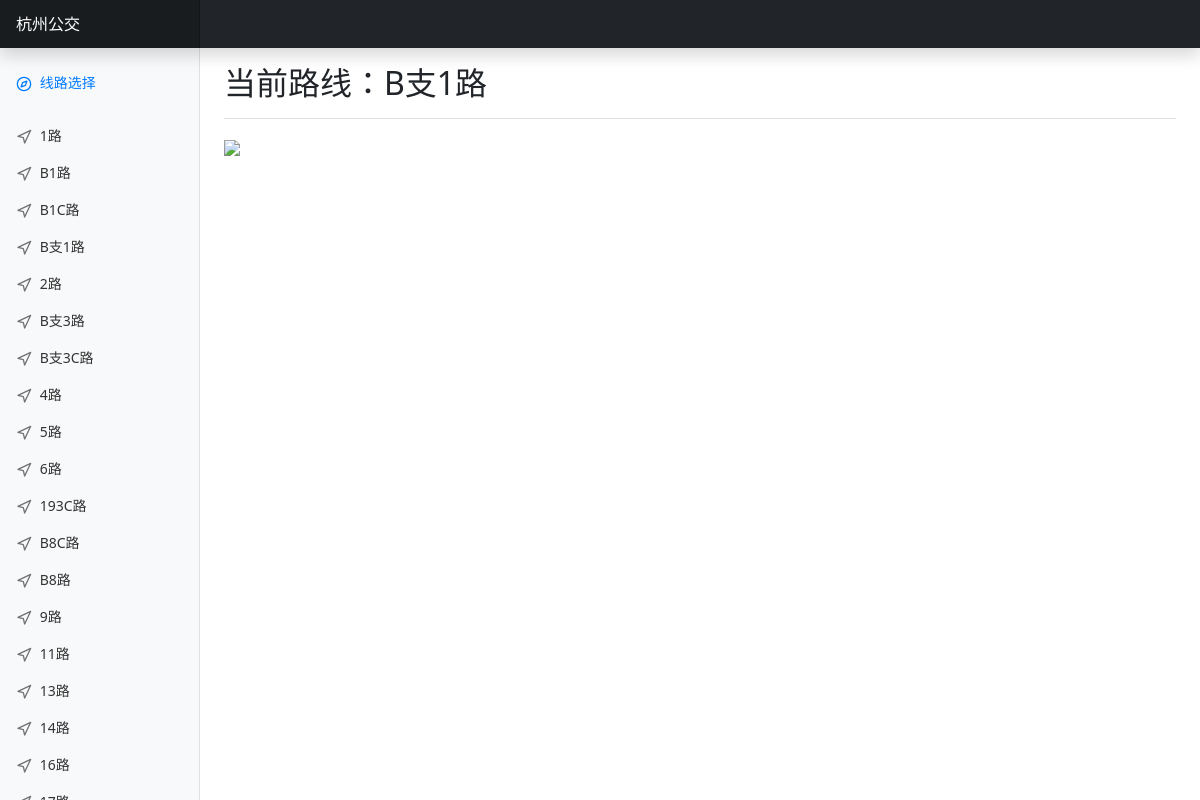
Screenshot of /?route_id=1001000008 with the database file from the repository.
### hzbus/db.py (models this page shows)
class BasicModel(Model):
    class Meta:
        database = db

class RouteDb(BasicModel):
    route_id = IntegerField(primary_key=True, unique=True)
    opposite_id = IntegerField(null=True)
    amap_id = IntegerField(null=True)
    name = CharField()
    raw_name = CharField()
    origin = CharField()
    terminal = CharField()
    has_gps = BooleanField()
    stops = TextField(null=True)

### hzbus/server.py (the view)
@app.route('/')
def index():
    route_id = request.args.get('route_id')
    raw_routes = get_routes()
    routes = {route_name: route_id for route_id,
              route_name in raw_routes}.items()
    route_ids = [i for _, i in routes]
    if not route_id:
        route_id = route_ids[0]
    try:
        route_id = int(route_id)
        assert route_id in route_ids
    except:
        return Response("invalid route ID", status=400)
    route_name = dict(raw_routes)[route_id]
    return render_template('index.html',
                           routes=routes,
                           _route_id=route_id,
                           _route_name=route_name)

### hzbus/api.py (called while the page is built)
def get_routes() -> list[(int, str), ...]:
    all_routes = Route().get_all()
    routes = []
    for route in all_routes:
        a_route = (route.route_id, route.name)
        routes.append(a_route)
    return routes

### hzbus/model.py (called while the page is built)
    @classmethod
    def get_all(cls) -> typing.List['Route']:
        query = RouteDb.select()
        result = []
        for item in query:
            route = cls()
            route.__dict__.update(item.__data__)
            route.stops = route.stops.split(',')[1:]
            result.append(route)
        return result

### hzbus/templates/index.html (shortened to what this page needs)
<!doctype html>
<html lang="en">
<head>
    <link href="/static/css/bootstrap.min.css" rel="stylesheet">
    <link href="/static/dashboard.css" rel="stylesheet">
</head>
<body>
    <header class="navbar navbar-dark sticky-top bg-dark flex-md-nowrap p-0 shadow">
        <a class="navbar-brand col-md-3 col-lg-2 me-0 px-3" href="#">杭州公交</a>
    </header>
    <div class="container-fluid">
        <div class="row">
            <nav id="sidebarMenu" class="col-md-3 col-lg-2 d-md-block bg-light sidebar collapse"
                style="overflow-y:scroll;">
                <div class="position-sticky pt-3">
                    <ul class="nav flex-column">
                        <li class="nav-item">
                            <p class="nav-link active" aria-current="page">
                                <span data-feather="compass"></span>
                                线路选择
                            </p>
                        </li>
                        {% for route_name, route_id in routes %}
                        <li class="nav-item">
                            <a class="nav-link" href="/?route_id={{ route_id }}">
                                <span data-feather="navigation"></span>
                                {{ route_name }}
                            </a>
                        </li>
                        {% endfor %}
                    </ul>
                </div>
            </nav>
            <main class="col-md-9 ms-sm-auto col-lg-10 px-md-4">
                <div
                    class="d-flex justify-content-between flex-wrap flex-md-nowrap align-items-center pt-3 pb-2 mb-3 border-bottom">
                    <h1 class="h2">当前路线：{{ _route_name }}</h1>
                </div>
                <div id="img-container">
                    <img id="img-map" src="/staticmap/{{ _route_id }}" class="img-fluid" height="700px">
                </div>
            </main>
        </div>
    </div>
</body>
</html>

### hzbus/static/dashboard.css (style rules this page uses)
body { font-size: .875rem; }
.feather { width: 16px; height: 16px; vertical-align: text-bottom; }
.sidebar { position: fixed; top: 0; bottom: 0; left: 0; z-index: 100; padding: 48px 0 0; box-shadow: inset -1px 0 0 rgba(0, 0, 0, .1); }
.sidebar .nav-link { font-weight: 500; color: #333; }
.sidebar .nav-link .feather { margin-right: 4px; color: #727272; }
.sidebar .nav-link.active { color: #007bff; }
.sidebar .nav-link:hover .feather, .sidebar .nav-link.active .feather { color: inherit; }
.navbar-brand { padding-top: .75rem; padding-bottom: .75rem; font-size: 1rem; background-color: rgba(0, 0, 0, .25); box-shadow: inset -1px 0 0 rgba(0, 0, 0, .25); }

### rows the page displays
RouteDb: routes "1路"
RouteDb: routes "B1路"
RouteDb: routes "B1C路"
RouteDb: routes "B支1路"
RouteDb: routes "2路"
RouteDb: routes "B支3路"
RouteDb: routes "B支3C路"
RouteDb: routes "4路"
RouteDb: routes "5路"
RouteDb: routes "6路"
RouteDb: routes "193C路"
RouteDb: routes "B8C路"
RouteDb: routes "B8路"
RouteDb: routes "9路"
RouteDb: routes "11路"
RouteDb: routes "13路"
RouteDb: routes "14路"
RouteDb: routes "16路"
RouteDb: name "B支1路"
